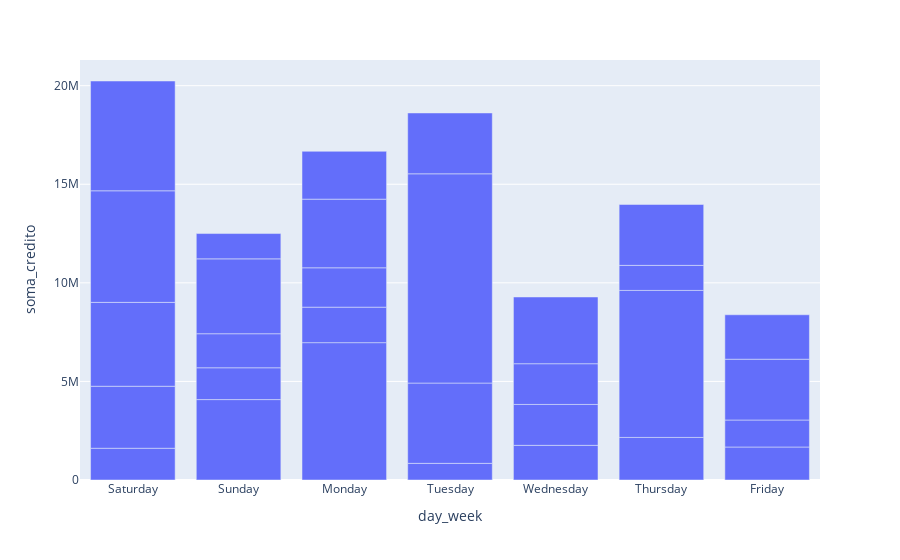

The cell this chart's notebook holds for it:
### Code cell
fig = px.bar(df, x = 'day_week', y = 'soma_credito')
fig.show()

### Figure 1 — Plotly figure (JSON) as saved in the notebook; plotly's stock layout.template omitted (floating-point values rounded to 4 significant figures)
{"data": [{"alignmentgroup": "True", "hovertemplate": "day_week=%{x}<br>soma_credito=%{y}<extra></extra>", "legendgroup": "", "marker": {"color": "#636efa", "pattern": {"shape": ""}}, "name": "", "offsetgroup": "", "orientation": "v", "showlegend": false, "textposition": "auto", "type": "bar", "x": ["Saturday", "Sunday", "Monday", "Tuesday", "Wednesday", "Thursday", "Friday", "Saturday", "Sunday", "Monday", "Tuesday", "Wednesday", "Thursday", "Friday", "Saturday", "Sunday", "Monday", "Tuesday", "Wednesday", "Thursday", "Friday", "Saturday", "Sunday", "Monday", "Tuesday", "Wednesday", "Thursday", "Friday", "Saturday", "Sunday", "Monday"], "xaxis": "x", "y": [1610289, 4078285, 6966696, 844524, 1758265, 2159101, 1673704, 3145532, 1614016, 1799829, 4072640, 2073952, 7457160, 1369384, 4253768, 1726943, 1996821, 10613363, 2065893, 1270421, 3083605, 5659400, 3797301, 3481354, 3085913, 3384301, 3088155, 2253628, 5568600, 1283824, 2426672], "yaxis": "y"}], "layout": {"autosize": true, "barmode": "relative", "legend": {"tracegroupgap": 0}, "margin": {"t": 60}, "xaxis": {"anchor": "y", "autorange": true, "domain": [0, 1], "range": [-0.5, 6.5], "title": {"text": "day_week"}, "type": "category"}, "yaxis": {"anchor": "x", "autorange": true, "domain": [0, 1], "range": [0, 21300000.0], "title": {"text": "soma_credito"}, "type": "linear"}}}
